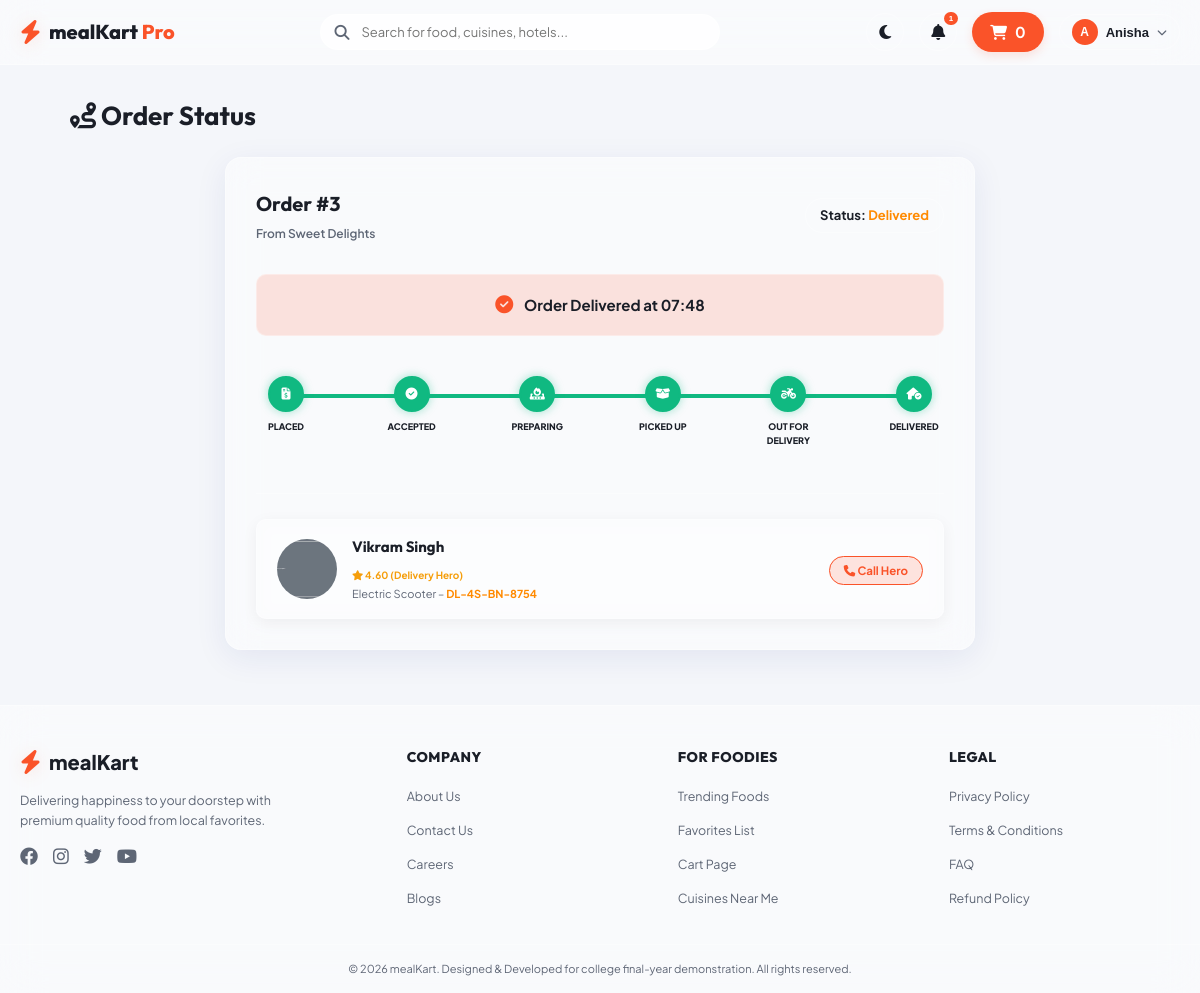
/order/tracking/3/ (signed in), run on the app's committed database.
### foodapp/models.py (models this page shows, shortened)
class Order(models.Model):
    STATUS_CHOICES = [
        ('Placed', 'Order Placed'),
        ('Accepted', 'Restaurant Accepted'),
        ('Preparing', 'Food Being Prepared'),
        ('PickedUp', 'Picked Up'),
        ('OutForDelivery', 'Out For Delivery'),
        ('Delivered', 'Delivered'),
    ]
    user = models.ForeignKey(User, on_delete=models.CASCADE, related_name='orders')
    hotel = models.ForeignKey(Hotel, on_delete=models.CASCADE, related_name='orders')
    order_date = models.DateTimeField(auto_now_add=True)
    status = models.CharField(max_length=20, choices=STATUS_CHOICES, default='Placed')
    total_amount = models.DecimalField(max_digits=8, decimal_places=2)
    discount_amount = models.DecimalField(max_digits=8, decimal_places=2, default=0.00)
    delivery_charges = models.DecimalField(max_digits=5, decimal_places=2, default=0.00)
    gst_amount = models.DecimalField(max_digits=6, decimal_places=2, default=0.00)
    grand_total = models.DecimalField(max_digits=8, decimal_places=2)
    payment_method = models.CharField(max_length=50)
    delivery_address = models.TextField()
    landmark = models.CharField(max_length=100, blank=True, null=True)
    phone_number = models.CharField(max_length=15)
    instructions = models.TextField(blank=True, null=True)
    delivery_partner = models.ForeignKey(DeliveryPartner, on_delete=models.SET_NULL, null=True, blank=True, related_name='orders')
    estimated_arrival_time = models.IntegerField(default=30, help_text="In minutes")

class Hotel(models.Model):
    name = models.CharField(max_length=100)
    rating = models.DecimalField(max_digits=3, decimal_places=2, default=4.0, validators=[MinValueValidator(1.0), MaxValueValidator(5.0)])
    delivery_time = models.IntegerField(help_text="In minutes")
    delivery_charges = models.DecimalField(max_digits=5, decimal_places=2, default=0.0)
    distance = models.DecimalField(max_digits=4, decimal_places=1, help_text="In km")
    is_veg_only = models.BooleanField(default=False)
    has_non_veg = models.BooleanField(default=True)
    image = models.ImageField(upload_to='hotels/', blank=True, null=True, default='hotels/default_hotel.jpg')
    description = models.TextField(blank=True, null=True)
    address = models.TextField(blank=True, null=True)
    featured = models.BooleanField(default=False)

class DeliveryPartner(models.Model):
    name = models.CharField(max_length=100)
    phone_number = models.CharField(max_length=15)
    vehicle_number = models.CharField(max_length=20)
    vehicle_type = models.CharField(max_length=50, default='Bike')
    rating = models.DecimalField(max_digits=3, decimal_places=2, default=4.5)
    photo = models.ImageField(upload_to='partners/', blank=True, null=True, default='partners/default_partner.jpg')

### foodapp/views.py (the view, shortened to what this page needs)
# urls.py: path('order/tracking/<int:order_id>/', views.order_tracking_view, name='order_tracking'),
@login_required
def order_tracking_view(request, order_id):
    order = get_object_or_404(Order, pk=order_id, user=request.user)
    time_diff = (timezone.now() - order.order_date).total_seconds()
    current_status = order.status
    status_percentages = {
        'Placed': 16,
        'Accepted': 33,
        'Preparing': 50,
        'PickedUp': 66,
        'OutForDelivery': 83,
        'Delivered': 100
    }
    progress_percentage = status_percentages.get(order.status, 0)
    lat_hotel = 12.9716
    lng_hotel = 77.5946
    lat_user = 12.9816
    lng_user = 77.6046
    frac = progress_percentage / 100.0
    partner_lat = lat_hotel + (lat_user - lat_hotel) * frac
    partner_lng = lng_hotel + (lng_user - lng_hotel) * frac
    user_address = ""
    if hasattr(request.user, 'profile') and request.user.profile.saved_address:
        user_address = request.user.profile.saved_address
        if request.user.profile.landmark:
            user_address += f", Near {request.user.profile.landmark}"
    hotel_address = order.hotel.address if order.hotel.address else f"{order.hotel.name}, New Delhi"
    context = {
        'order': order,
        'progress_percentage': progress_percentage,
        'partner_lat': partner_lat,
        'partner_lng': partner_lng,
        'time_diff': int(time_diff),
        'user_address': user_address,
        'hotel_address': hotel_address,
    }
    return render(request, 'order_tracking.html', context)

### templates/order_tracking.html (shortened to what this page needs)
{% extends 'base.html' %}
{% block content %}
<div class="tracking-container">
    <h2 class="page-title"><i class="fa-solid fa-route"></i> Order Status</h2>
    <div class="tracking-layout">
        <div class="tracking-status-pane glass-panel">
            <div class="tracking-header-info" style="display: flex; justify-content: space-between; align-items: center; flex-wrap: wrap; gap: 15px;">
                <div>
                    <h3>Order #{{ order.id }}</h3>
                    <span class="restaurant-name">From {{ order.hotel.name }}</span>
                </div>
                <div class="order-status-badge">
                    Status: <strong class="text-accent">{{ order.get_status_display }}</strong>
                </div>
            </div>
            <div class="tracking-eta-box-custom">
                {% if order.status == 'Delivered' %}
                <div class="eta-status-custom text-success">
                    <i class="fa-solid fa-circle-check"></i>
                    <span>Order Delivered at {{ order.order_date|date:"H:i" }}</span>
                </div>
                {% else %}
                <div class="eta-status-custom">
                    <i class="fa-solid fa-clock-rotate-left"></i>
                    <span>Estimated Arrival Time: <strong>{{ order.estimated_arrival_time }} Mins</strong></span>
                </div>
                {% endif %}
            </div>
            <div class="timeline-wrapper" style="margin-top: 20px;">
                <div class="progress-bar-container">
                    <div class="progress-bar-fill" style="width: {{ progress_percentage }}%;"></div>
                </div>
                <div class="timeline-steps">
                    <div class="timeline-step {% if progress_percentage >= 16 %}completed{% endif %}">
                        <div class="step-icon"><i class="fa-solid fa-file-invoice-dollar"></i></div>
                        <span class="step-label">Placed</span>
                    </div>
                    <div class="timeline-step {% if progress_percentage >= 33 %}completed{% endif %}">
                        <div class="step-icon"><i class="fa-solid fa-circle-check"></i></div>
                        <span class="step-label">Accepted</span>
                    </div>
                    <div class="timeline-step {% if progress_percentage >= 50 %}completed{% endif %}">
                        <div class="step-icon"><i class="fa-solid fa-fire-burner"></i></div>
                        <span class="step-label">Preparing</span>
                    </div>
                    <div class="timeline-step {% if progress_percentage >= 66 %}completed{% endif %}">
                        <div class="step-icon"><i class="fa-solid fa-box-open"></i></div>
                        <span class="step-label">Picked Up</span>
                    </div>
                    <div class="timeline-step {% if progress_percentage >= 83 %}completed{% endif %}">
                        <div class="step-icon"><i class="fa-solid fa-motorcycle"></i></div>
                        <span class="step-label">Out for Delivery</span>
                    </div>
                    <div class="timeline-step {% if progress_percentage >= 100 %}completed{% endif %}">
                        <div class="step-icon"><i class="fa-solid fa-house-circle-check"></i></div>
                        <span class="step-label">Delivered</span>
                    </div>
                </div>
            </div>
            <div class="tracking-divider"></div>
            {% if order.delivery_partner %}
            <div class="partner-card glass-panel-light">
                <div class="partner-avatar">
                    {% if order.delivery_partner.photo %}
                        <img src="{{ order.delivery_partner.photo.url }}" alt="{{ order.delivery_partner.name }}" onerror="this.src='/static/images/default_partner.jpg'">
                    {% else %}
                        <img src="/static/images/default_partner.jpg" alt="Partner Avatar">
                    {% endif %}
                </div>
                <div class="partner-info">
                    <h4>{{ order.delivery_partner.name }}</h4>
                    <span class="partner-rating"><i class="fa-solid fa-star"></i> {{ order.delivery_partner.rating }} (Delivery Hero)</span>
                    <p class="vehicle-details">{{ order.delivery_partner.vehicle_type }} – <strong class="text-accent">{{ order.delivery_partner.vehicle_number }}</strong></p>
                </div>
                <div class="partner-actions">
                    <a href="tel:{{ order.delivery_partner.phone_number }}" class="btn-call-partner"><i class="fa-solid fa-phone"></i> Call Hero</a>
                </div>
            </div>
            {% endif %}
        </div>
    </div>
</div>
{% endblock %}

### templates/base.html (shortened to what this page needs)
<!DOCTYPE html>
<html lang="en">
<head>
    <link rel="stylesheet" href="https://cdnjs.cloudflare.com/ajax/libs/font-awesome/6.4.0/css/all.min.css">
    <link rel="stylesheet" href="/static/css/style.css">
    <link rel="stylesheet" href="/static/css/responsive.css">
    <link rel="stylesheet" href="/static/css/animation.css">
</head>
<body class="light-mode">
    <header class="navbar-header">
        <div class="nav-container">
            <a href="{% url 'home' %}" class="nav-logo">
                <i class="fa-solid fa-bolt logo-icon"></i>
                <span class="logo-text">mealKart <span class="accent-text">Pro</span></span>
            </a>
            {% if user.is_authenticated %}
            <div class="nav-search-bar">
                <i class="fa-solid fa-magnifying-glass search-icon"></i>
                <input type="text" id="global-search-input" placeholder="Search for food, cuisines, hotels..." autocomplete="off">
            </div>
            {% endif %}
            <div class="nav-actions">
                <button id="theme-toggle-btn" class="nav-action-btn" title="Toggle Dark/Light Mode">
                    <i class="fa-solid fa-moon theme-icon"></i>
                </button>
                {% if user.is_authenticated %}
                <div class="notifications-dropdown-container">
                    <button class="nav-action-btn" id="notif-toggle-btn" title="Notifications">
                        <i class="fa-solid fa-bell"></i>
                        <span class="badge badge-pulse">1</span>
                    </button>
                </div>
                <a href="{% url 'cart' %}" class="nav-cart-btn" title="Shopping Cart">
                    <i class="fa-solid fa-cart-shopping"></i>
                    <span class="cart-badge-qty" id="global-cart-qty">{{ cart_count|default:0 }}</span>
                </a>
                <div class="profile-dropdown-container">
                    <button class="nav-profile-trigger" id="profile-menu-btn">
                        <div class="profile-avatar">
                            {% if user.first_name %}
                                {{ user.first_name.0|upper }}
                            {% else %}
                                {{ user.username.0|upper }}
                            {% endif %}
                        </div>
                        <span class="nav-username">{{ user.first_name|default:user.username }}</span>
                        <i class="fa-solid fa-chevron-down chevron-icon"></i>
                    </button>
                </div>
                {% else %}
                <a href="{% url 'login' %}" class="btn btn-outline">Sign In</a>
                <a href="{% url 'signup' %}" class="btn btn-primary">Sign Up</a>
                {% endif %}
            </div>
        </div>
    </header>
    <main class="main-content">
        {% block content %}{% endblock %}
    </main>
    <footer class="app-footer">
        <div class="footer-container">
            <div class="footer-brand">
                <div class="footer-logo">
                    <i class="fa-solid fa-bolt logo-icon"></i>
                    <span>mealKart</span>
                </div>
                <p class="footer-desc">Delivering happiness to your doorstep with premium quality food from local favorites.</p>
                <div class="footer-socials">
                    <a href="#"><i class="fa-brands fa-facebook"></i></a>
                    <a href="#"><i class="fa-brands fa-instagram"></i></a>
                    <a href="#"><i class="fa-brands fa-twitter"></i></a>
                    <a href="#"><i class="fa-brands fa-youtube"></i></a>
                </div>
            </div>
            <div class="footer-links">
                <h4>Company</h4>
                <ul>
                    <li><a href="{% url 'about' %}">About Us</a></li>
                    <li><a href="{% url 'contact' %}">Contact Us</a></li>
                    <li><a href="#">Careers</a></li>
                    <li><a href="#">Blogs</a></li>
                </ul>
            </div>
            <div class="footer-links">
                <h4>For Foodies</h4>
                <ul>
                    <li><a href="{% url 'home' %}">Trending Foods</a></li>
                    <li><a href="{% url 'profile' %}#favourites">Favorites List</a></li>
                    <li><a href="{% url 'cart' %}">Cart Page</a></li>
                    <li><a href="#">Cuisines Near Me</a></li>
                </ul>
            </div>
            <div class="footer-links">
                <h4>Legal</h4>
                <ul>
                    <li><a href="#">Privacy Policy</a></li>
                    <li><a href="#">Terms & Conditions</a></li>
                    <li><a href="#">FAQ</a></li>
                    <li><a href="#">Refund Policy</a></li>
                </ul>
            </div>
        </div>
        <div class="footer-bottom">
            <p>&copy; 2026 mealKart. Designed & Developed for college final-year demonstration. All rights reserved.</p>
        </div>
    </footer>
</body>
</html>

### static/css/animation.css (style rules this page uses)
.badge-pulse { animation: badgePulse 2s infinite ease-in-out; }

### templates/order_tracking.html (style rules this page uses)
.tracking-layout { display: block; max-width: 750px; margin: 0 auto; }
.tracking-status-pane { width: 100%; margin-bottom: 25px; }
.tracking-eta-box-custom { background-color: var(--primary-glow); padding: 18px; border-radius: var(--radius-md); text-align: center; margin-top: 20px; border: 1px solid var(--border-glass); }
.eta-status-custom { font-size: 15px; font-weight: 700; color: var(--text-main); }
.eta-status-custom i { color: var(--primary); margin-right: 8px; font-size: 18px; }
.order-status-badge { display: inline-block; padding: 6px 14px; border-radius: 20px; background: var(--bg-hover); border: 1px solid var(--border-glass); font-size: 13px; font-weight: 700; }

### data on the page
Order: id "3", hotel.name "Sweet Delights", status "Delivered", order_date "07:48", delivery_partner.photo (placeholder picture), delivery_partner.name "Vikram Singh", delivery_partner.rating "4.60", delivery_partner.vehicle_type "Electric Scooter", delivery_partner.vehicle_number "DL-4S-BN-8754"

### other printed values
{{ cart_count|default:0 }} "0"
{{ user.first_name.0|upper }} "A"
{{ user.first_name|default:user.username }} "Anisha"
